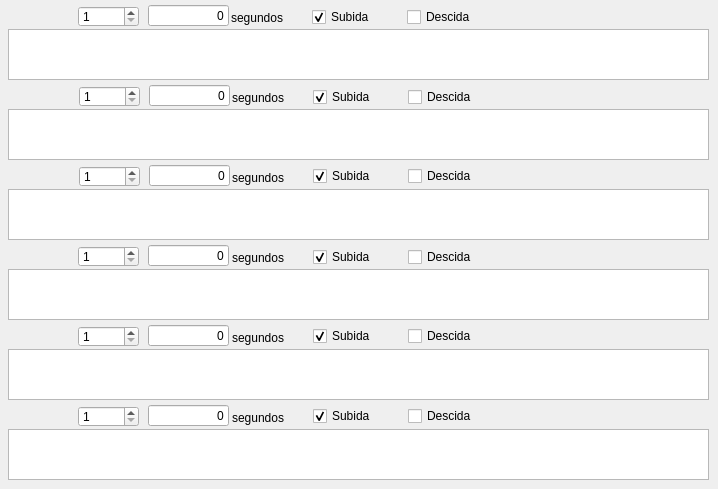
     <widget class="QWidget" name="tab_separados">
      <attribute name="title">
       <string>Separados</string>
      </attribute>
      <widget class="PlotWidget" name="pW_channel_5">
       <property name="geometry">
        <rect>
         <x>8</x>
         <y>349</y>
         <width>701</width>
         <height>51</height>
        </rect>
       </property>
      </widget>
      <widget class="PlotWidget" name="pW_channel_3">
       <property name="geometry">
        <rect>
         <x>8</x>
         <y>189</y>
         <width>701</width>
         <height>51</height>
        </rect>
       </property>
      </widget>
      <widget class="QSpinBox" name="sP_channel_4">
       <property name="geometry">
        <rect>
         <x>78</x>
         <y>246</y>
         <width>61</width>
         <height>21</height>
        </rect>
       </property>
       <property name="toolTip">
        <string>&lt;html&gt;&lt;head/&gt;&lt;body&gt;&lt;p&gt;Varre os tempos disparados.&lt;/p&gt;&lt;/body&gt;&lt;/html&gt;</string>
       </property>
       <property name="minimum">
        <number>1</number>
       </property>
      </widget>
      <widget class="QLineEdit" name="lE_time_1">
       <property name="geometry">
        <rect>
         <x>148</x>
         <y>5</y>
         <width>81</width>
         <height>21</height>
        </rect>
       </property>
       <property name="toolTip">
        <string>&lt;html&gt;&lt;head/&gt;&lt;body&gt;&lt;p&gt;Tempo de disparo&lt;/p&gt;&lt;/body&gt;&lt;/html&gt;</string>
       </property>
       <property name="text">
        <string>0</string>
       </property>
       <property name="alignment">
        <set>Qt::AlignRight|Qt::AlignTrailing|Qt::AlignVCenter</set>
       </property>
      </widget>
      <widget class="QSpinBox" name="sP_channel_2">
       <property name="geometry">
        <rect>
         <x>79</x>
         <y>86</y>
         <width>61</width>
         <height>21</height>
        </rect>
       </property>
       <property name="toolTip">
        <string>&lt;html&gt;&lt;head/&gt;&lt;body&gt;&lt;p&gt;Varre os tempos disparados.&lt;/p&gt;&lt;/body&gt;&lt;/html&gt;</string>
       </property>
       <property name="minimum">
        <number>1</number>
       </property>
      </widget>
      <widget class="QLineEdit" name="lE_time_5">
       <property name="geometry">
        <rect>
         <x>148</x>
         <y>325</y>
         <width>81</width>
         <height>21</height>
        </rect>
       </property>
       <property name="toolTip">
        <string>&lt;html&gt;&lt;head/&gt;&lt;body&gt;&lt;p&gt;Tempo de disparo&lt;/p&gt;&lt;/body&gt;&lt;/html&gt;</string>
       </property>
       <property name="text">
        <string>0</string>
       </property>
       <property name="alignment">
        <set>Qt::AlignRight|Qt::AlignTrailing|Qt::AlignVCenter</set>
       </property>
      </widget>
      <widget class="QCheckBox" name="cB_subida_4">
       <property name="geometry">
        <rect>
         <x>313</x>
         <y>246</y>
         <width>100</width>
         <height>22</height>
        </rect>
       </property>
       <property name="toolTip">
        <string>&lt;html&gt;&lt;head/&gt;&lt;body&gt;&lt;p&gt;Marca os tempos de disparo na subida em relação à referência&lt;/p&gt;&lt;/body&gt;&lt;/html&gt;</string>
       </property>
       <property name="text">
        <string>Subida</string>
       </property>
       <property name="checked">
        <bool>true</bool>
       </property>
      </widget>
      <widget class="PlotWidget" name="pW_channel_4">
       <property name="geometry">
        <rect>
         <x>8</x>
         <y>269</y>
         <width>701</width>
         <height>51</height>
        </rect>
       </property>
      </widget>
      <widget class="QCheckBox" name="cB_descida_2">
       <property name="geometry">
        <rect>
         <x>408</x>
         <y>86</y>
         <width>100</width>
         <height>22</height>
        </rect>
       </property>
       <property name="toolTip">
        <string>&lt;html&gt;&lt;head/&gt;&lt;body&gt;&lt;p&gt;Marca os tempos de disparo na descida em relação à referência&lt;/p&gt;&lt;/body&gt;&lt;/html&gt;</string>
       </property>
       <property name="text">
        <string>Descida</string>
       </property>
      </widget>
      <widget class="QLabel" name="l_channel_8">
       <property name="geometry">
        <rect>
         <x>232</x>
         <y>90</y>
         <width>70</width>
         <height>16</height>
        </rect>
       </property>
       <property name="font">
        <font>
         <weight>50</weight>
         <bold>false</bold>
        </font>
       </property>
       <property name="text">
        <string>segundos</string>
       </property>
      </widget>
      <widget class="QSpinBox" name="sP_channel_3">
       <property name="geometry">
        <rect>
         <x>79</x>
         <y>166</y>
         <width>61</width>
         <height>21</height>
        </rect>
       </property>
       <property name="toolTip">
        <string>&lt;html&gt;&lt;head/&gt;&lt;body&gt;&lt;p&gt;Varre os tempos disparados.&lt;/p&gt;&lt;/body&gt;&lt;/html&gt;</string>
       </property>
       <property name="minimum">
        <number>1</number>
       </property>
      </widget>
      <widget class="QLabel" name="l_channel_12">
       <property name="geometry">
        <rect>
         <x>232</x>
         <y>410</y>
         <width>70</width>
         <height>16</height>
        </rect>
       </property>
       <property name="font">
        <font>
         <weight>50</weight>
         <bold>false</bold>
        </font>
       </property>
       <property name="text">
        <string>segundos</string>
       </property>
      </widget>
      <widget class="QLabel" name="l_channel_9">
       <property name="geometry">
        <rect>
         <x>232</x>
         <y>170</y>
         <width>70</width>
         <height>16</height>
        </rect>
       </property>
       <property name="font">
        <font>
         <weight>50</weight>
         <bold>false</bold>
        </font>
       </property>
       <property name="text">
        <string>segundos</string>
       </property>
      </widget>
      <widget class="QCheckBox" name="cB_subida_1">
       <property name="geometry">
        <rect>
         <x>312</x>
         <y>6</y>
         <width>97</width>
         <height>22</height>
        </rect>
       </property>
       <property name="toolTip">
        <string>&lt;html&gt;&lt;head/&gt;&lt;body&gt;&lt;p&gt;Marca os tempos de disparo na subida em relação à referência&lt;/p&gt;&lt;/body&gt;&lt;/html&gt;</string>
       </property>
       <property name="text">
        <string>Subida</string>
       </property>
       <property name="checked">
        <bool>true</bool>
       </property>
      </widget>
      <widget class="QLabel" name="l_channel_10">
       <property name="geometry">
        <rect>
         <x>232</x>
         <y>250</y>
         <width>70</width>
         <height>16</height>
        </rect>
       </property>
       <property name="font">
        <font>
         <weight>50</weight>
         <bold>false</bold>
        </font>
       </property>
       <property name="text">
        <string>segundos</string>
       </property>
      </widget>
      <widget class="QLineEdit" name="lE_time_3">
       <property name="geometry">
        <rect>
         <x>149</x>
         <y>165</y>
         <width>81</width>
         <height>21</height>
        </rect>
       </property>
       <property name="toolTip">
        <string>&lt;html&gt;&lt;head/&gt;&lt;body&gt;&lt;p&gt;Tempo de disparo&lt;/p&gt;&lt;/body&gt;&lt;/html&gt;</string>
       </property>
       <property name="text">
        <string>0</string>
       </property>
       <property name="alignment">
        <set>Qt::AlignRight|Qt::AlignTrailing|Qt::AlignVCenter</set>
       </property>
      </widget>
      <widget class="PlotWidget" name="pW_channel_2">
       <property name="geometry">
        <rect>
         <x>8</x>
         <y>109</y>
         <width>701</width>
         <height>51</height>
        </rect>
       </property>
      </widget>
      <widget class="QCheckBox" name="cB_descida_5">
       <property name="geometry">
        <rect>
         <x>408</x>
         <y>325</y>
         <width>100</width>
         <height>22</height>
        </rect>
       </property>
       <property name="toolTip">
        <string>&lt;html&gt;&lt;head/&gt;&lt;body&gt;&lt;p&gt;Marca os tempos de disparo na descida em relação à referência&lt;/p&gt;&lt;/body&gt;&lt;/html&gt;</string>
       </property>
       <property name="text">
        <string>Descida</string>
       </property>
      </widget>
      <widget class="QLabel" name="l_channel_11">
       <property name="geometry">
        <rect>
         <x>232</x>
         <y>330</y>
         <width>70</width>
         <height>16</height>
        </rect>
       </property>
       <property name="font">
        <font>
         <weight>50</weight>
         <bold>false</bold>
        </font>
       </property>
       <property name="text">
        <string>segundos</string>
       </property>
      </widget>
      <widget class="QCheckBox" name="cB_descida_6">
       <property name="geometry">
        <rect>
         <x>408</x>
         <y>405</y>
         <width>100</width>
         <height>22</height>
        </rect>
       </property>
       <property name="toolTip">
        <string>&lt;html&gt;&lt;head/&gt;&lt;body&gt;&lt;p&gt;Marca os tempos de disparo na descida em relação à referência&lt;/p&gt;&lt;/body&gt;&lt;/html&gt;</string>
       </property>
       <property name="text">
        <string>Descida</string>
       </property>
      </widget>
      <widget class="QCheckBox" name="cB_subida_3">
       <property name="geometry">
        <rect>
         <x>313</x>
         <y>165</y>
         <width>100</width>
         <height>22</height>
        </rect>
       </property>
       <property name="toolTip">
        <string>&lt;html&gt;&lt;head/&gt;&lt;body&gt;&lt;p&gt;Marca os tempos de disparo na subida em relação à referência&lt;/p&gt;&lt;/body&gt;&lt;/html&gt;</string>
       </property>
       <property name="text">
        <string>Subida</string>
       </property>
       <property name="checked">
        <bool>true</bool>
       </property>
      </widget>
      <widget class="QSpinBox" name="sP_channel_5">
       <property name="geometry">
        <rect>
         <x>78</x>
         <y>326</y>
         <width>61</width>
         <height>21</height>
        </rect>
       </property>
       <property name="toolTip">
        <string>&lt;html&gt;&lt;head/&gt;&lt;body&gt;&lt;p&gt;Varre os tempos disparados.&lt;/p&gt;&lt;/body&gt;&lt;/html&gt;</string>
       </property>
       <property name="minimum">
        <number>1</number>
       </property>
      </widget>
      <widget class="QSpinBox" name="sP_channel_6">
       <property name="geometry">
        <rect>
         <x>78</x>
         <y>406</y>
         <width>61</width>
         <height>21</height>
        </rect>
       </property>
       <property name="toolTip">
        <string>&lt;html&gt;&lt;head/&gt;&lt;body&gt;&lt;p&gt;Varre os tempos disparados.&lt;/p&gt;&lt;/body&gt;&lt;/html&gt;</string>
       </property>
       <property name="minimum">
        <number>1</number>
       </property>
      </widget>
      <widget class="QCheckBox" name="cB_subida_2">
       <property name="geometry">
        <rect>
         <x>313</x>
         <y>86</y>
         <width>100</width>
         <height>22</height>
        </rect>
       </property>
       <property name="toolTip">
        <string>&lt;html&gt;&lt;head/&gt;&lt;body&gt;&lt;p&gt;Marca os tempos de disparo na subida em relação à referência&lt;/p&gt;&lt;/body&gt;&lt;/html&gt;</string>
       </property>
       <property name="text">
        <string>Subida</string>
       </property>
       <property name="checked">
        <bool>true</bool>
       </property>
      </widget>
      <widget class="QSpinBox" name="sP_channel_1">
       <property name="geometry">
        <rect>
         <x>78</x>
         <y>6</y>
         <width>61</width>
         <height>21</height>
        </rect>
       </property>
       <property name="toolTip">
        <string>&lt;html&gt;&lt;head/&gt;&lt;body&gt;&lt;p&gt;Varre os tempos disparados.&lt;/p&gt;&lt;/body&gt;&lt;/html&gt;</string>
       </property>
       <property name="minimum">
        <number>1</number>
       </property>
      </widget>
      <widget class="QCheckBox" name="cB_descida_4">
       <property name="geometry">
        <rect>
         <x>408</x>
         <y>246</y>
         <width>100</width>
         <height>22</height>
        </rect>
       </property>
       <property name="toolTip">
        <string>&lt;html&gt;&lt;head/&gt;&lt;body&gt;&lt;p&gt;Marca os tempos de disparo na descida em relação à referência&lt;/p&gt;&lt;/body&gt;&lt;/html&gt;</string>
       </property>
       <property name="text">
        <string>Descida</string>
       </property>
      </widget>
      <widget class="QCheckBox" name="cB_subida_5">
       <property name="geometry">
        <rect>
         <x>313</x>
         <y>325</y>
         <width>100</width>
         <height>22</height>
        </rect>
       </property>
       <property name="toolTip">
        <string>&lt;html&gt;&lt;head/&gt;&lt;body&gt;&lt;p&gt;Marca os tempos de disparo na subida em relação à referência&lt;/p&gt;&lt;/body&gt;&lt;/html&gt;</string>
       </property>
       <property name="text">
        <string>Subida</string>
       </property>
       <property name="checked">
        <bool>true</bool>
       </property>
      </widget>
      <widget class="PlotWidget" name="pW_channel_6">
       <property name="geometry">
        <rect>
         <x>8</x>
         <y>429</y>
         <width>701</width>
         <height>51</height>
        </rect>
       </property>
      </widget>
      <widget class="QCheckBox" name="cB_descida_3">
       <property name="geometry">
        <rect>
         <x>408</x>
         <y>165</y>
         <width>100</width>
         <height>22</height>
        </rect>
       </property>
       <property name="toolTip">
        <string>&lt;html&gt;&lt;head/&gt;&lt;body&gt;&lt;p&gt;Marca os tempos de disparo na descida em relação à referência&lt;/p&gt;&lt;/body&gt;&lt;/html&gt;</string>
       </property>
       <property name="text">
        <string>Descida</string>
       </property>
      </widget>
      <widget class="QCheckBox" name="cB_subida_6">
       <property name="geometry">
        <rect>
         <x>313</x>
         <y>405</y>
         <width>100</width>
         <height>22</height>
        </rect>
       </property>
       <property name="toolTip">
        <string>&lt;html&gt;&lt;head/&gt;&lt;body&gt;&lt;p&gt;Marca os tempos de disparo na subida em relação à referência&lt;/p&gt;&lt;/body&gt;&lt;/html&gt;</string>
       </property>
       <property name="text">
        <string>Subida</string>
       </property>
       <property name="checked">
        <bool>true</bool>
       </property>
      </widget>
      <widget class="QLabel" name="l_channel_7">
       <property name="geometry">
        <rect>
         <x>231</x>
         <y>10</y>
         <width>70</width>
         <height>16</height>
        </rect>
       </property>
       <property name="font">
        <font>
         <weight>50</weight>
         <bold>false</bold>
        </font>
       </property>
       <property name="text">
        <string>segundos</string>
       </property>
      </widget>
      <widget class="QLineEdit" name="lE_time_6">
       <property name="geometry">
        <rect>
         <x>148</x>
         <y>405</y>
         <width>81</width>
         <height>21</height>
        </rect>
       </property>
       <property name="toolTip">
        <string>&lt;html&gt;&lt;head/&gt;&lt;body&gt;&lt;p&gt;Tempo de disparo&lt;/p&gt;&lt;/body&gt;&lt;/html&gt;</string>
       </property>
       <property name="text">
        <string>0</string>
       </property>
       <property name="alignment">
        <set>Qt::AlignRight|Qt::AlignTrailing|Qt::AlignVCenter</set>
       </property>
      </widget>
      <widget class="QLineEdit" name="lE_time_2">
       <property name="geometry">
        <rect>
         <x>149</x>
         <y>85</y>
         <width>81</width>
         <height>21</height>
        </rect>
       </property>
       <property name="toolTip">
        <string>&lt;html&gt;&lt;head/&gt;&lt;body&gt;&lt;p&gt;Tempo de disparo&lt;/p&gt;&lt;/body&gt;&lt;/html&gt;</string>
       </property>
       <property name="text">
        <string>0</string>
       </property>
       <property name="alignment">
        <set>Qt::AlignRight|Qt::AlignTrailing|Qt::AlignVCenter</set>
       </property>
      </widget>
      <widget class="QCheckBox" name="cB_descida_1">
       <property name="geometry">
        <rect>
         <x>407</x>
         <y>6</y>
         <width>97</width>
         <height>22</height>
        </rect>
       </property>
       <property name="toolTip">
        <string>&lt;html&gt;&lt;head/&gt;&lt;body&gt;&lt;p&gt;Marca os tempos de disparo na descida em relação à referência&lt;/p&gt;&lt;/body&gt;&lt;/html&gt;</string>
       </property>
       <property name="text">
        <string>Descida</string>
       </property>
      </widget>
      <widget class="QLineEdit" name="lE_time_4">
       <property name="geometry">
        <rect>
         <x>148</x>
         <y>245</y>
         <width>81</width>
         <height>21</height>
        </rect>
       </property>
       <property name="toolTip">
        <string>&lt;html&gt;&lt;head/&gt;&lt;body&gt;&lt;p&gt;Tempo de disparo&lt;/p&gt;&lt;/body&gt;&lt;/html&gt;</string>
       </property>
       <property name="text">
        <string>0</string>
       </property>
       <property name="alignment">
        <set>Qt::AlignRight|Qt::AlignTrailing|Qt::AlignVCenter</set>
       </property>
      </widget>
      <widget class="PlotWidget" name="pW_channel_1">
       <property name="geometry">
        <rect>
         <x>8</x>
         <y>29</y>
         <width>701</width>
         <height>51</height>
        </rect>
       </property>
      </widget>
     </widget>
